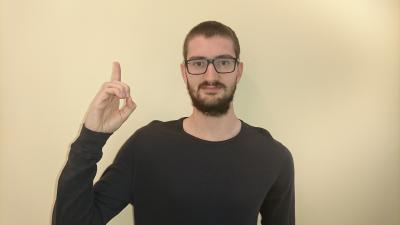
#> input picture Base d'images test/1.jpg, 400 x 225 px, found by its file name
$ python 'test graph.py'
#> lines starting #> are read from the running program, lines starting #| are printed output that depends on the picture
import cv2
import numpy as np
import matplotlib.pyplot as plt

def hog(img,canal=1,SizeWind=16) :
    """

    3 arguments : img, canal, SizeWind
    - img : l'image prétraité que l'on souhaite étudiée
    - canal : numéro du canal sur lequel on réalise le HOG (ex : 2 pour l'espace HSV determine le diagramme sur le canal S')
        par défaut : canal=1
    - SizeWind : taille de la fenêtre d'étude (pas de l'image)
        par défaut : SizeWind=16

    Renvoie le HOG du canal souhaité sur une image redimensionnée

    """

    img=cv2.resize(img,(64,64)) #on redimensionne l'image pour


    winSize = (SizeWind,SizeWind)
    blockSize = (16,16)
    blockStride = (16,16)
    cellSize = (16,16)
    nbins = 9

    hog = cv2.HOGDescriptor(winSize,blockSize,blockStride,cellSize,nbins)

    return hog.compute(img[:,:,canal])


img1=cv2.cvtColor(cv2.imread('1.jpg'), cv2.COLOR_BGR2HSV)
#> img1: shape (225, 400, 3); mean H, S, V 22.8, 54.6, 176.4
img2=cv2.cvtColor(cv2.imread('2.jpg'), cv2.COLOR_BGR2HSV)
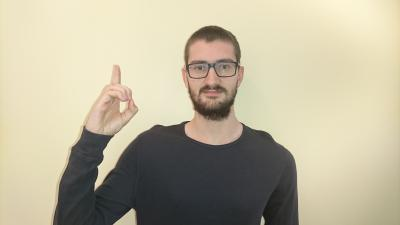
#> input picture Base d'images test/2.jpg, 400 x 225 px, found by its file name
#> img2: shape (225, 400, 3); mean H, S, V 37.3, 42.6, 187.9
img3=cv2.cvtColor(cv2.imread('3.jpg'), cv2.COLOR_BGR2HSV)
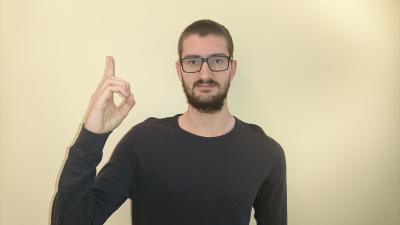
#> input picture Base d'images test/3.jpg, 400 x 225 px, found by its file name
#> img3: shape (225, 400, 3); mean H, S, V 34.9, 46.5, 182.5
img4=cv2.cvtColor(cv2.imread('4.jpg'), cv2.COLOR_BGR2HSV)
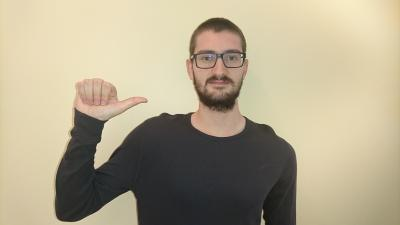
#> input picture Base d'images test/4.jpg, 400 x 225 px, found by its file name
#> img4: shape (225, 400, 3); mean H, S, V 33.8, 47.7, 176.7
img5=cv2.cvtColor(cv2.imread('5.jpg'), cv2.COLOR_BGR2HSV)
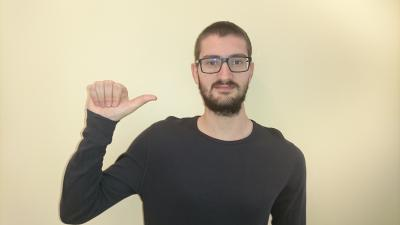
#> input picture Base d'images test/5.jpg, 400 x 225 px, found by its file name
#> img5: shape (225, 400, 3); mean H, S, V 36.7, 43.1, 183.9
img6=cv2.cvtColor(cv2.imread('6.jpg'), cv2.COLOR_BGR2HSV)
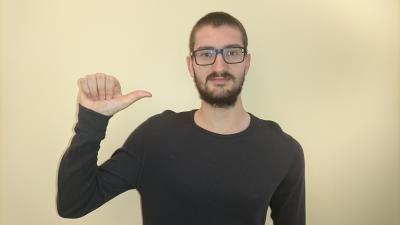
#> input picture Base d'images test/6.jpg, 400 x 225 px, found by its file name
#> img6: shape (225, 400, 3); mean H, S, V 28.8, 46.6, 175

h1=hog(img1,1)
#> h1 = 144 values, max 0.671 at index 0, min 0 at index 3, mean 0.303
h2=hog(img2,1)
#> h2 = 144 values, max 0.525 at index 0, min 0 at index 3, mean 0.308
h3=hog(img3,1)
#> h3 = 144 values, max 0.498 at index 126, min 0.0152 at index 113, mean 0.31
h4=hog(img4,1)
#> h4 = 144 values, max 0.476 at index 126, min 0 at index 5, mean 0.313
h5=hog(img5,1)
#> in hog (call 5), `img=cv2.resize(img,(64,64)) #on redimensionne l'image pour`:
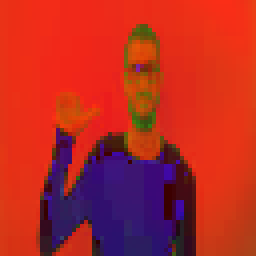
#> img: shape (64, 64, 3) (shown 4 times larger); mean of channels 0, 1, 2 36.8, 42.9, 183.9; drawn as B, G, R
#> h5 = 144 values, max 0.547 at index 63, min 0 at index 5, mean 0.308
h6=hog(img6,1)
#> in hog (call 6), `img=cv2.resize(img,(64,64)) #on redimensionne l'image pour`:
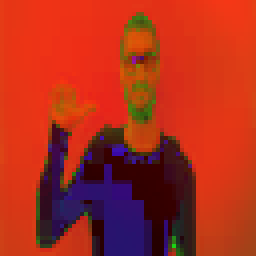
#> img: shape (64, 64, 3) (shown 4 times larger); mean of channels 0, 1, 2 28.5, 46.6, 174.7; drawn as B, G, R
#> h6 = 144 values, max 0.519 at index 0, min 0 at index 5, mean 0.309
